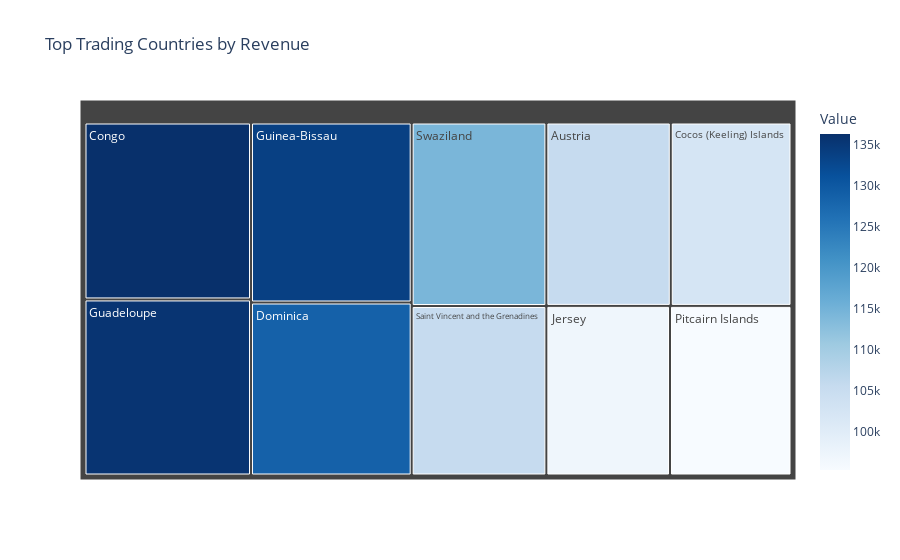

Notebook cell for this chart:
### Markdown cell above
**Top 10 Trading Countries (by Revenue):**

### Code cell
import plotly.express as px

# Calculating total revenue by country
total_revenue_by_country = sdset.groupby('Country')['Value'].sum().reset_index()

# Getting the top trading countries by revenue
top_countries = total_revenue_by_country.sort_values(by='Value', ascending=False).head(10)

# Creating the treemap
fig = px.treemap(top_countries, 
                 path=['Country'], 
                 values='Value', 
                 title='Top Trading Countries by Revenue',
                 color='Value',
                 color_continuous_scale='Blues')

# Show the plot
fig.show()

### Figure 1 — Plotly figure (JSON) as saved in the notebook; plotly's stock layout.template omitted (floating-point values rounded to 4 significant figures)
{"data": [{"branchvalues": "total", "customdata": [[105500.0], [102400.0], [136300.0], [128600.0], [135600.0], [133800.0], [97000.0], [95340.0], [105600.0], [114400.0]], "domain": {"x": [0, 1], "y": [0, 1]}, "hovertemplate": "labels=%{label}<br>Value_sum=%{value}<br>parent=%{parent}<br>id=%{id}<br>Value=%{color}<extra></extra>", "ids": ["Austria", "Cocos (Keeling) Islands", "Congo", "Dominica", "Guadeloupe", "Guinea-Bissau", "Jersey", "Pitcairn Islands", "Saint Vincent and the Grenadines", "Swaziland"], "labels": ["Austria", "Cocos (Keeling) Islands", "Congo", "Dominica", "Guadeloupe", "Guinea-Bissau", "Jersey", "Pitcairn Islands", "Saint Vincent and the Grenadines", "Swaziland"], "marker": {"coloraxis": "coloraxis", "colors": [105500.0, 102400.0, 136300.0, 128600.0, 135600.0, 133800.0, 97000.0, 95340.0, 105600.0, 114400.0]}, "name": "", "parents": ["", "", "", "", "", "", "", "", "", ""], "type": "treemap", "values": [105500.0, 102400.0, 136300.0, 128600.0, 135600.0, 133800.0, 97000.0, 95340.0, 105600.0, 114400.0]}], "layout": {"autosize": true, "coloraxis": {"colorbar": {"title": {"text": "Value"}}, "colorscale": [[0, "rgb(247,251,255)"], [0.125, "rgb(222,235,247)"], [0.25, "rgb(198,219,239)"], [0.375, "rgb(158,202,225)"], [0.5, "rgb(107,174,214)"], [0.625, "rgb(66,146,198)"], [0.75, "rgb(33,113,181)"], [0.875, "rgb(8,81,156)"], [1, "rgb(8,48,107)"]]}, "legend": {"tracegroupgap": 0}, "title": {"text": "Top Trading Countries by Revenue"}}}
